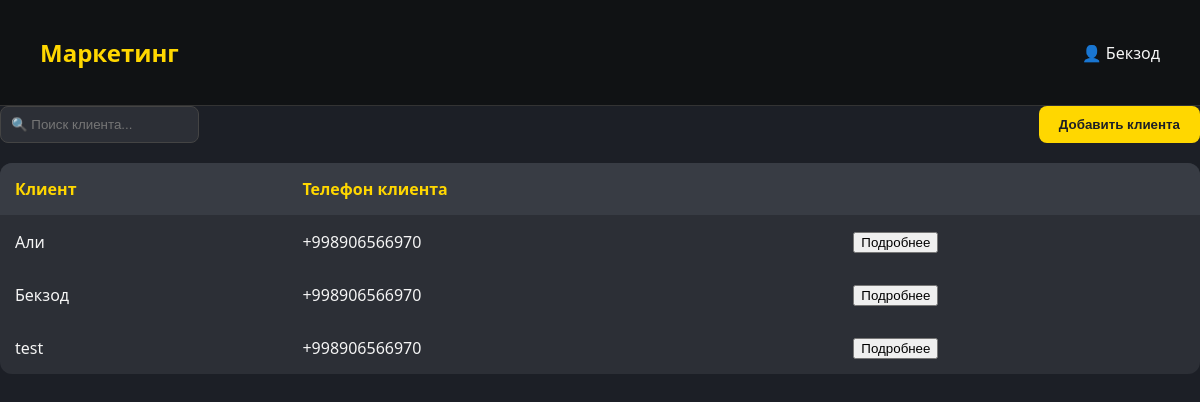
/marketing/ (signed in), run on an earlier commit of the app's database.
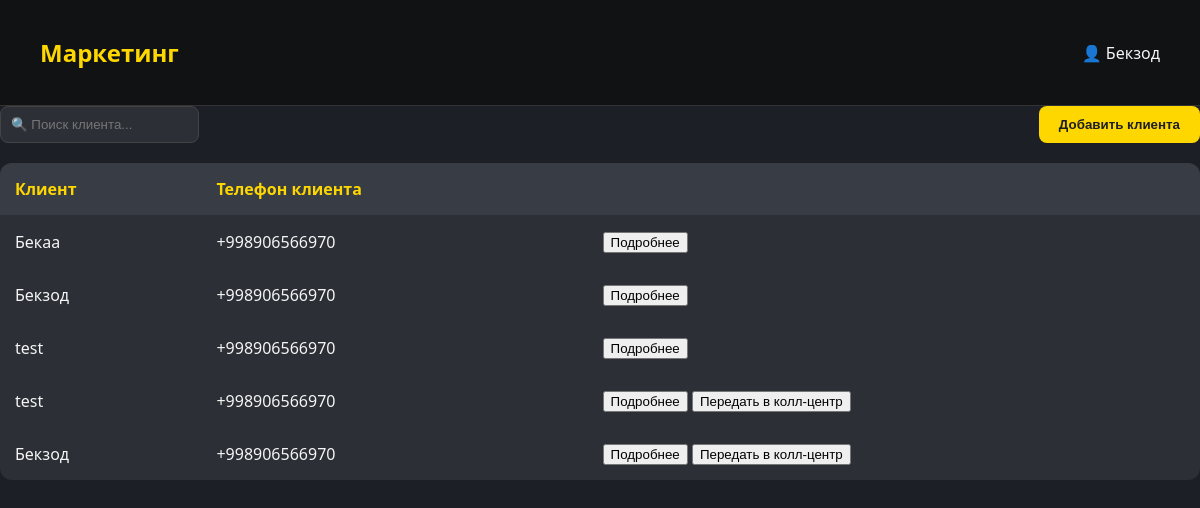
And on a later commit of the database.
### backend/models.py (models this page shows, shortened)
class Social_clients(models.Model):
    profile = models.ForeignKey(
        'Profile', on_delete=models.CASCADE, related_name='social_client', verbose_name="Профиль"
    )
    client_name=models.CharField(max_length=100)
    phone=PhoneNumberField(null=True, blank=True, default=None)
    comment=models.CharField(max_length=255,null=True, blank=True, default=None)
    order=models.OneToOneField("Orders", on_delete=models.CASCADE, related_name='marketing',null=True)

### backend/views.py (the view, shortened to what this page needs)
# urls.py: path('marketing/',views.MarketingClietView.as_view(),name='marketing'),
class MarketingClietView(LoginRequiredMixin,TemplateView):
   template_name = 'marketing.html'
   login_url = reverse_lazy('login')
   def get_context_data(self, *, object_list=None, **kwargs):
      context = super().get_context_data(**kwargs)
      search = self.request.GET.get('search')
      profile=self.request.user.profile
      if search:
         context['profile'] = Social_clients.objects.filter(profile=profile,client_name__icontains=search).select_related('order')
      else:
         context['profile'] = Social_clients.objects.filter(profile=profile).select_related('order')
      return context

### backend/templates/marketing.html (shortened to what this page needs)
{% if request.user.profile.approve %}
<!DOCTYPE html>
<html lang="ru">
<head>
</head>
<body>
  <header>
    <h1>Маркетинг</h1>
    <div>👤 {{request.user.profile.name}}</div>
  </header>
    <div class="top-bar">
     <form action="" method="GET">
      <input type="text" name="search" placeholder="🔍 Поиск клиента...">
       </form>
        <button onclick="window.location.href='{% url 'marketing_add' %}'">Добавить клиента</button>
    </div>
     <div id="individual-fields">
    <table>
      <thead>
        <tr>
          <th>Клиент</th>
          <th>Телефон клиента</th>
          <th></th>
        </tr>
      </thead>
      {% for item in profile %}
      <tbody>
        <tr>
          <td>{{item.client_name}}</td>
          <td>{{item.phone}}</td>
            <td><div>
                <button onclick="window.location.href='{% url 'marketing_detail' item.pk %}'">Подробнее</button>
              {% if item.order.stage == 'marketing'%}
                <button onclick="openPopup({{item.pk}})">Передать в колл-центр</button>
              {% endif %}
            </div></td>
        </tr>
      </tbody>
      {% endfor %}
       </table>
      </div>
</body>
</html>
{% else %}
{% include 'waiting.html' %}
{% endif %}

What changed in the data, as far as the page shows it:
changed Social_clients: client_name "Али" → "Бекаа"
added Social_clients: client_name "test", phone "+998906566970"
added Social_clients: client_name "Бекзод", phone "+998906566970"
